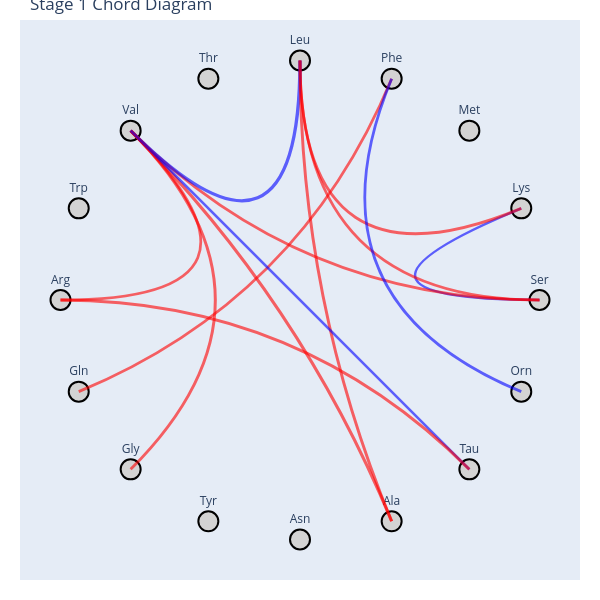
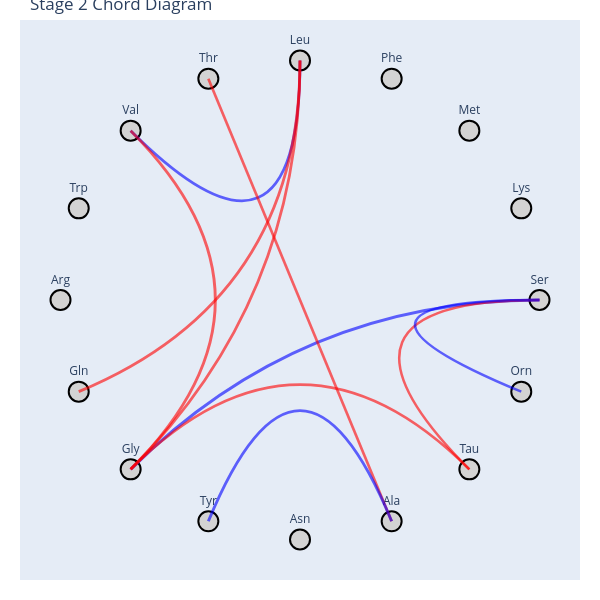
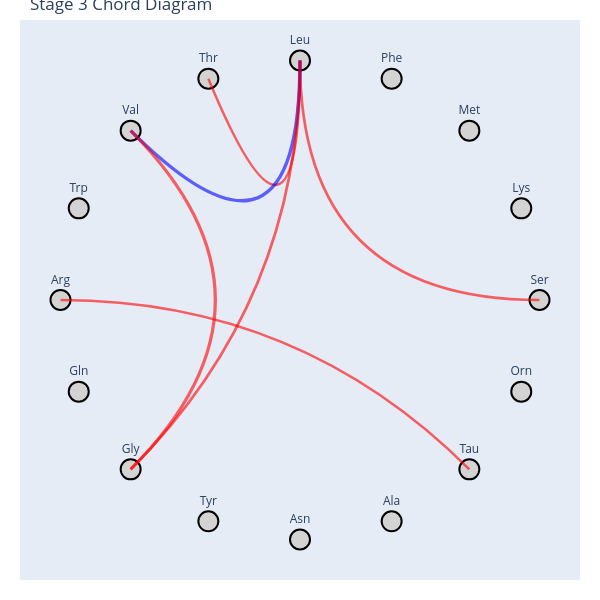
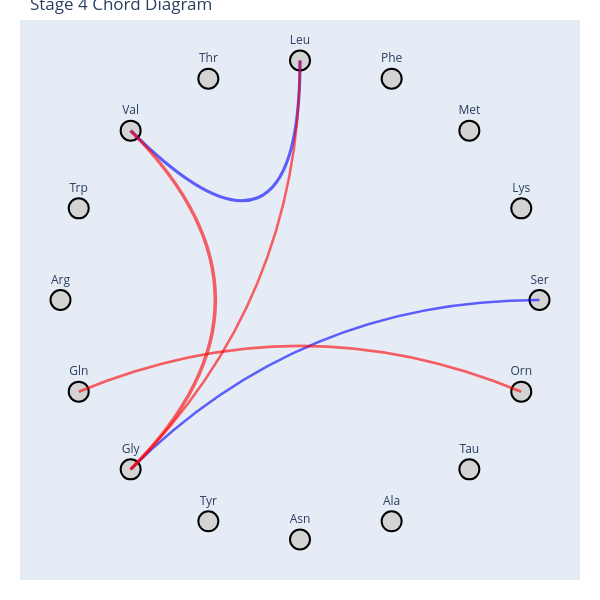

These figures' notebook cell, in order:
### Code cell
create_chord_diagram(stage1_df, amino_acids, 1)
create_chord_diagram(stage2_df, amino_acids, 2)
create_chord_diagram(stage3_df, amino_acids, 3)
create_chord_diagram(stage4_df, amino_acids, 4)

### Figure 1 — Plotly figure (JSON) as saved in the notebook; plotly's stock layout.template omitted (floating-point values rounded to 4 significant figures)
{"data": [{"hoverinfo": "text", "marker": {"color": "lightgrey", "line": {"color": "black", "width": 2}, "size": 20}, "mode": "markers+text", "text": ["Ser", "Lys", "Met", "Phe", "Leu", "Thr", "Val", "Trp", "Arg", "Gln", "Gly", "Tyr", "Asn", "Ala", "Tau", "Orn"], "textposition": "top center", "type": "scatter", "x": [1, 0.9239, 0.7071, 0.3827, 6.123e-17, -0.3827, -0.7071, -0.9239, -1, -0.9239, -0.7071, -0.3827, -1.837e-16, 0.3827, 0.7071, 0.9239], "y": [0, 0.3827, 0.7071, 0.9239, 1, 0.9239, 0.7071, 0.3827, 1.225e-16, -0.3827, -0.7071, -0.9239, -1, -0.9239, -0.7071, -0.3827]}], "layout": {"height": 600, "margin": {"b": 20, "l": 20, "r": 20, "t": 20}, "shapes": [{"line": {"color": "blue", "width": 2.56}, "opacity": 0.6, "path": "M 1.0,0.0 Q 0,0 0.9238795325112867,0.3826834323650898", "type": "path"}, {"line": {"color": "red", "width": 2.62}, "opacity": 0.6, "path": "M 1.0,0.0 Q 0,0 6.123233995736766e-17,1.0", "type": "path"}, {"line": {"color": "red", "width": 2.77}, "opacity": 0.6, "path": "M 1.0,0.0 Q 0,0 -0.7071067811865475,0.7071067811865476", "type": "path"}, {"line": {"color": "red", "width": 2.83}, "opacity": 0.6, "path": "M 0.9238795325112867,0.3826834323650898 Q 0,0 6.123233995736766e-17,1.0", "type": "path"}, {"line": {"color": "red", "width": 2.77}, "opacity": 0.6, "path": "M 0.38268343236508984,0.9238795325112867 Q 0,0 -0.9238795325112868,-0.38268343236508967", "type": "path"}, {"line": {"color": "blue", "width": 2.77}, "opacity": 0.6, "path": "M 0.38268343236508984,0.9238795325112867 Q 0,0 0.9238795325112865,-0.3826834323650904", "type": "path"}, {"line": {"color": "blue", "width": 3.37}, "opacity": 0.6, "path": "M 6.123233995736766e-17,1.0 Q 0,0 -0.7071067811865475,0.7071067811865476", "type": "path"}, {"line": {"color": "red", "width": 2.95}, "opacity": 0.6, "path": "M 6.123233995736766e-17,1.0 Q 0,0 0.38268343236509,-0.9238795325112866", "type": "path"}, {"line": {"color": "red", "width": 2.77}, "opacity": 0.6, "path": "M -0.7071067811865475,0.7071067811865476 Q 0,0 -1.0,1.2246467991473532e-16", "type": "path"}, {"line": {"color": "red", "width": 2.83}, "opacity": 0.6, "path": "M -0.7071067811865475,0.7071067811865476 Q 0,0 -0.7071067811865477,-0.7071067811865475", "type": "path"}, {"line": {"color": "red", "width": 3.1}, "opacity": 0.6, "path": "M -0.7071067811865475,0.7071067811865476 Q 0,0 0.38268343236509,-0.9238795325112866", "type": "path"}, {"line": {"color": "blue", "width": 2.59}, "opacity": 0.6, "path": "M -0.7071067811865475,0.7071067811865476 Q 0,0 0.7071067811865474,-0.7071067811865477", "type": "path"}, {"line": {"color": "red", "width": 3.01}, "opacity": 0.6, "path": "M -1.0,1.2246467991473532e-16 Q 0,0 0.7071067811865474,-0.7071067811865477", "type": "path"}], "showlegend": false, "title": {"text": "Stage 1 Chord Diagram"}, "width": 600, "xaxis": {"autorange": true, "domain": [0, 1], "range": [-1.169, 1.169], "type": "linear", "visible": false}, "yaxis": {"autorange": true, "domain": [0, 1], "range": [-1.169, 1.169], "scaleanchor": "x", "scaleratio": 1, "type": "linear", "visible": false}}}

### Figure 2 — Plotly figure (JSON) as saved in the notebook; plotly's stock layout.template omitted (floating-point values rounded to 4 significant figures)
{"data": [{"hoverinfo": "text", "marker": {"color": "lightgrey", "line": {"color": "black", "width": 2}, "size": 20}, "mode": "markers+text", "text": ["Ser", "Lys", "Met", "Phe", "Leu", "Thr", "Val", "Trp", "Arg", "Gln", "Gly", "Tyr", "Asn", "Ala", "Tau", "Orn"], "textposition": "top center", "type": "scatter", "x": [1, 0.9239, 0.7071, 0.3827, 6.123e-17, -0.3827, -0.7071, -0.9239, -1, -0.9239, -0.7071, -0.3827, -1.837e-16, 0.3827, 0.7071, 0.9239], "y": [0, 0.3827, 0.7071, 0.9239, 1, 0.9239, 0.7071, 0.3827, 1.225e-16, -0.3827, -0.7071, -0.9239, -1, -0.9239, -0.7071, -0.3827]}], "layout": {"height": 600, "margin": {"b": 20, "l": 20, "r": 20, "t": 20}, "shapes": [{"line": {"color": "blue", "width": 3.07}, "opacity": 0.6, "path": "M 1.0,0.0 Q 0,0 -0.7071067811865477,-0.7071067811865475", "type": "path"}, {"line": {"color": "red", "width": 2.59}, "opacity": 0.6, "path": "M 1.0,0.0 Q 0,0 0.7071067811865474,-0.7071067811865477", "type": "path"}, {"line": {"color": "blue", "width": 2.62}, "opacity": 0.6, "path": "M 1.0,0.0 Q 0,0 0.9238795325112865,-0.3826834323650904", "type": "path"}, {"line": {"color": "blue", "width": 2.8}, "opacity": 0.6, "path": "M 6.123233995736766e-17,1.0 Q 0,0 -0.7071067811865475,0.7071067811865476", "type": "path"}, {"line": {"color": "red", "width": 2.8}, "opacity": 0.6, "path": "M 6.123233995736766e-17,1.0 Q 0,0 -0.9238795325112868,-0.38268343236508967", "type": "path"}, {"line": {"color": "red", "width": 2.77}, "opacity": 0.6, "path": "M 6.123233995736766e-17,1.0 Q 0,0 -0.7071067811865477,-0.7071067811865475", "type": "path"}, {"line": {"color": "red", "width": 2.68}, "opacity": 0.6, "path": "M -0.3826834323650897,0.9238795325112867 Q 0,0 0.38268343236509,-0.9238795325112866", "type": "path"}, {"line": {"color": "red", "width": 2.77}, "opacity": 0.6, "path": "M -0.7071067811865475,0.7071067811865476 Q 0,0 -0.7071067811865477,-0.7071067811865475", "type": "path"}, {"line": {"color": "red", "width": 2.56}, "opacity": 0.6, "path": "M -0.7071067811865477,-0.7071067811865475 Q 0,0 0.7071067811865474,-0.7071067811865477", "type": "path"}, {"line": {"color": "blue", "width": 2.95}, "opacity": 0.6, "path": "M -0.38268343236509034,-0.9238795325112865 Q 0,0 0.38268343236509,-0.9238795325112866", "type": "path"}], "showlegend": false, "title": {"text": "Stage 2 Chord Diagram"}, "width": 600, "xaxis": {"autorange": true, "domain": [0, 1], "range": [-1.169, 1.169], "type": "linear", "visible": false}, "yaxis": {"autorange": true, "domain": [0, 1], "range": [-1.169, 1.169], "scaleanchor": "x", "scaleratio": 1, "type": "linear", "visible": false}}}

### Figure 3 — Plotly figure (JSON) as saved in the notebook; plotly's stock layout.template omitted (floating-point values rounded to 4 significant figures)
{"data": [{"hoverinfo": "text", "marker": {"color": "lightgrey", "line": {"color": "black", "width": 2}, "size": 20}, "mode": "markers+text", "text": ["Ser", "Lys", "Met", "Phe", "Leu", "Thr", "Val", "Trp", "Arg", "Gln", "Gly", "Tyr", "Asn", "Ala", "Tau", "Orn"], "textposition": "top center", "type": "scatter", "x": [1, 0.9239, 0.7071, 0.3827, 6.123e-17, -0.3827, -0.7071, -0.9239, -1, -0.9239, -0.7071, -0.3827, -1.837e-16, 0.3827, 0.7071, 0.9239], "y": [0, 0.3827, 0.7071, 0.9239, 1, 0.9239, 0.7071, 0.3827, 1.225e-16, -0.3827, -0.7071, -0.9239, -1, -0.9239, -0.7071, -0.3827]}], "layout": {"height": 600, "margin": {"b": 20, "l": 20, "r": 20, "t": 20}, "shapes": [{"line": {"color": "red", "width": 2.65}, "opacity": 0.6, "path": "M 1.0,0.0 Q 0,0 6.123233995736766e-17,1.0", "type": "path"}, {"line": {"color": "red", "width": 2.53}, "opacity": 0.6, "path": "M 6.123233995736766e-17,1.0 Q 0,0 -0.3826834323650897,0.9238795325112867", "type": "path"}, {"line": {"color": "blue", "width": 3.46}, "opacity": 0.6, "path": "M 6.123233995736766e-17,1.0 Q 0,0 -0.7071067811865475,0.7071067811865476", "type": "path"}, {"line": {"color": "red", "width": 2.77}, "opacity": 0.6, "path": "M 6.123233995736766e-17,1.0 Q 0,0 -0.7071067811865477,-0.7071067811865475", "type": "path"}, {"line": {"color": "red", "width": 3.1}, "opacity": 0.6, "path": "M -0.7071067811865475,0.7071067811865476 Q 0,0 -0.7071067811865477,-0.7071067811865475", "type": "path"}, {"line": {"color": "red", "width": 2.59}, "opacity": 0.6, "path": "M -1.0,1.2246467991473532e-16 Q 0,0 0.7071067811865474,-0.7071067811865477", "type": "path"}], "showlegend": false, "title": {"text": "Stage 3 Chord Diagram"}, "width": 600, "xaxis": {"autorange": true, "domain": [0, 1], "range": [-1.169, 1.169], "type": "linear", "visible": false}, "yaxis": {"autorange": true, "domain": [0, 1], "range": [-1.169, 1.169], "scaleanchor": "x", "scaleratio": 1, "type": "linear", "visible": false}}}

### Figure 4 — Plotly figure (JSON) as saved in the notebook; plotly's stock layout.template omitted (floating-point values rounded to 4 significant figures)
{"data": [{"hoverinfo": "text", "marker": {"color": "lightgrey", "line": {"color": "black", "width": 2}, "size": 20}, "mode": "markers+text", "text": ["Ser", "Lys", "Met", "Phe", "Leu", "Thr", "Val", "Trp", "Arg", "Gln", "Gly", "Tyr", "Asn", "Ala", "Tau", "Orn"], "textposition": "top center", "type": "scatter", "x": [1, 0.9239, 0.7071, 0.3827, 6.123e-17, -0.3827, -0.7071, -0.9239, -1, -0.9239, -0.7071, -0.3827, -1.837e-16, 0.3827, 0.7071, 0.9239], "y": [0, 0.3827, 0.7071, 0.9239, 1, 0.9239, 0.7071, 0.3827, 1.225e-16, -0.3827, -0.7071, -0.9239, -1, -0.9239, -0.7071, -0.3827]}], "layout": {"height": 600, "margin": {"b": 20, "l": 20, "r": 20, "t": 20}, "shapes": [{"line": {"color": "blue", "width": 2.53}, "opacity": 0.6, "path": "M 1.0,0.0 Q 0,0 -0.7071067811865477,-0.7071067811865475", "type": "path"}, {"line": {"color": "blue", "width": 3.13}, "opacity": 0.6, "path": "M 6.123233995736766e-17,1.0 Q 0,0 -0.7071067811865475,0.7071067811865476", "type": "path"}, {"line": {"color": "red", "width": 2.56}, "opacity": 0.6, "path": "M 6.123233995736766e-17,1.0 Q 0,0 -0.7071067811865477,-0.7071067811865475", "type": "path"}, {"line": {"color": "red", "width": 3.4}, "opacity": 0.6, "path": "M -0.7071067811865475,0.7071067811865476 Q 0,0 -0.7071067811865477,-0.7071067811865475", "type": "path"}, {"line": {"color": "red", "width": 2.74}, "opacity": 0.6, "path": "M -0.9238795325112868,-0.38268343236508967 Q 0,0 0.9238795325112865,-0.3826834323650904", "type": "path"}], "showlegend": false, "title": {"text": "Stage 4 Chord Diagram"}, "width": 600, "xaxis": {"autorange": true, "domain": [0, 1], "range": [-1.169, 1.169], "type": "linear", "visible": false}, "yaxis": {"autorange": true, "domain": [0, 1], "range": [-1.169, 1.169], "scaleanchor": "x", "scaleratio": 1, "type": "linear", "visible": false}}}
